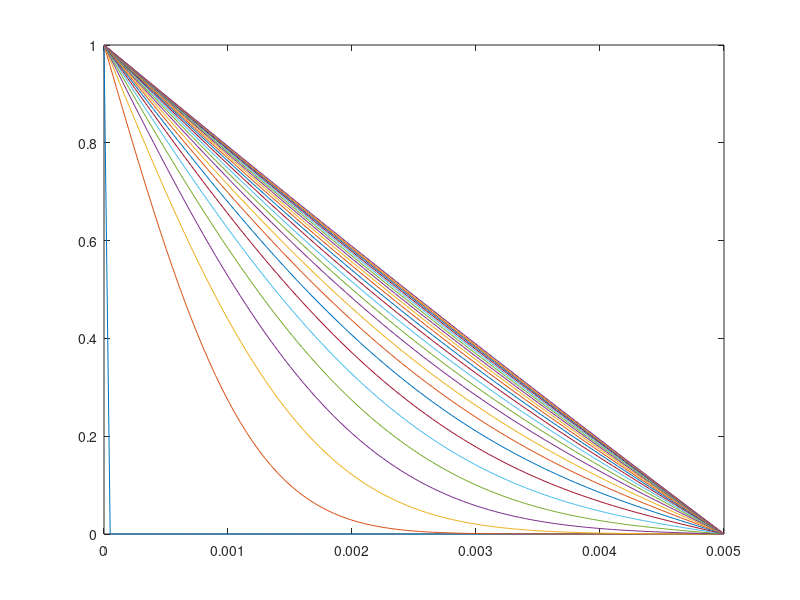

The MATLAB script that drew this image:
tic
Nx = 100;           % Nx grid points
Nt = 10000;         % Nt time steps
D = 1e-8;           % m/s
c_L = 1.0; c_R = 0; % mol/m3
t_end = 1000.0;     % s
x_end = 5e-3;       % m

% Time step and grid size
dt = t_end/Nt; 
dx = x_end/Nx;

% Fourier number
Fo=D*dt/dx/dx

% Initial matrices for solutions (Nx times Nt)
c = zeros(Nt+1,Nx+1);  % All concentrations are zero
c(:,1)  = c_L;     % Concentration at left side
c(:,Nx+1) = c_R;     % Concentration at right side

% Grid node and time step positions
x = linspace(0,x_end,Nx+1);

for n = 1:Nt % time loop
    for i = 2:Nx % Nested loop for grid nodes
        c(n+1,i) = Fo*c(n,i-1) + (1-2*Fo)*c(n,i) + Fo*c(n,i+1);
    end
end

toc

% Plot at a number of different time steps
outtimes = fix(linspace(1,Nt,min(Nt,25)));
plot(x,c(outtimes,:))
